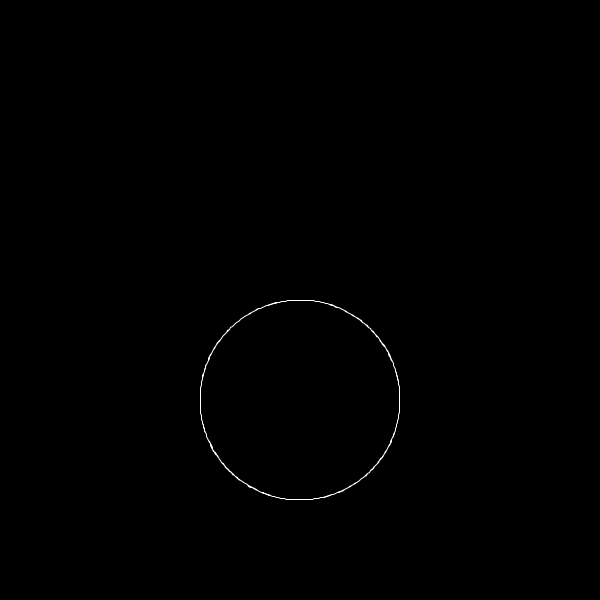
Frame 1 (no input)
Frame 60 (the mouse pressed at the canvas centre just before this capture): identical to frame 1, image omitted
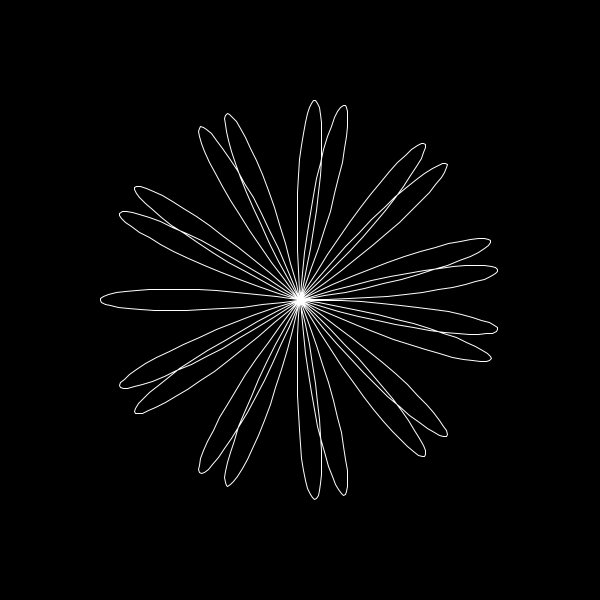
Frame 120 (the mouse held since frame 60 and released just before this capture)

The Processing sketch that drew these frames (run headless with seeded random() and noise(); from frame 60 on, the mouse is pressed at the canvas centre):

// Processing sketch: mandala
// ── mandala.pde


float radius = 200;  // size

void setup() {
  size(600, 600);
  background(255);

  stroke(255);
  noFill();
}

void draw() {
  background(0);
  translate(width/2, height/2);

  float petals = map(mouseX, 0, width, 1, 20);

  beginShape();
  for (float a = 0; a < TWO_PI; a += 0.01) {
    
    float r = radius * sin(petals * a);
    
    float x = r * cos(a);
    float y = r * sin(a);
    
    vertex(x, y);
  }
  endShape(CLOSE);
}
